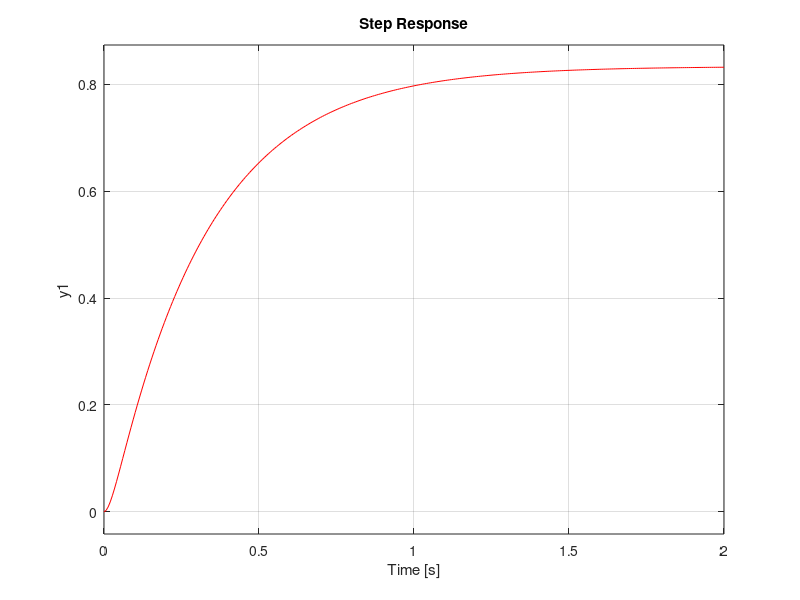

Source code (MATLAB):
clc;
close all;
clear all;


wn= input('frequency')
zeta= input('damping factor')
k= input('constant')
num= [k*wn^2]
deno= [1 2*zeta*wn wn^2]
g= tf(num, deno)
t= feedback(g,1)
step(t, 'r')